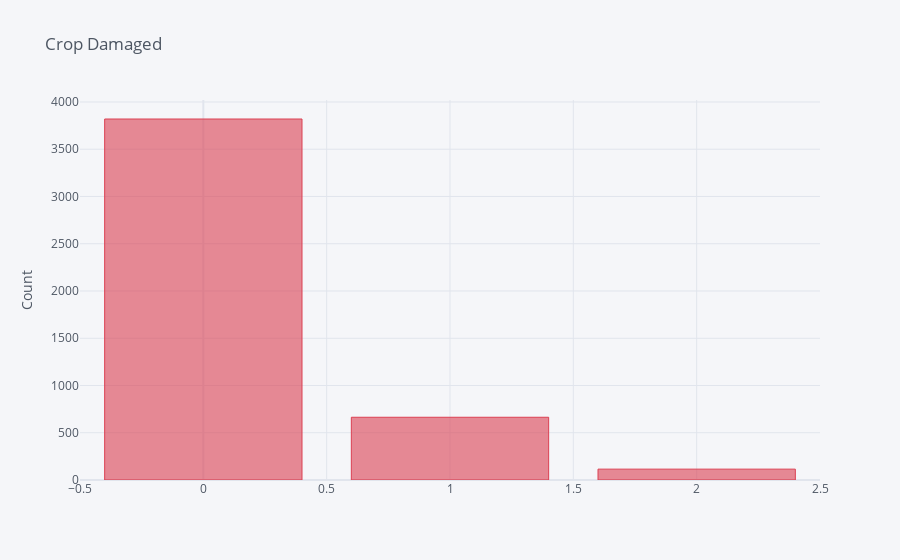

Notebook cell for this chart:
### Code cell
# value count for the target variable.
train_d.Crop_Damage.value_counts().iplot(kind='bar',yTitle='Count',title='Crop Damaged',color=['red'])

### Figure 1 — Plotly figure (JSON) as saved in the notebook; plotly's stock layout.template omitted (floating-point values rounded to 4 significant figures)
{"data": [{"marker": {"color": "rgba(219, 64, 82, 0.6)", "line": {"color": "rgba(219, 64, 82, 1.0)", "width": 1}}, "name": "Crop_Damage", "orientation": "v", "text": "", "type": "bar", "x": [0, 1, 2], "y": [3820, 664, 115]}], "layout": {"legend": {"bgcolor": "#F5F6F9", "font": {"color": "#4D5663"}}, "paper_bgcolor": "#F5F6F9", "plot_bgcolor": "#F5F6F9", "title": {"font": {"color": "#4D5663"}, "text": "Crop Damaged"}, "xaxis": {"gridcolor": "#E1E5ED", "showgrid": true, "tickfont": {"color": "#4D5663"}, "title": {"font": {"color": "#4D5663"}, "text": ""}, "zerolinecolor": "#E1E5ED"}, "yaxis": {"gridcolor": "#E1E5ED", "showgrid": true, "tickfont": {"color": "#4D5663"}, "title": {"font": {"color": "#4D5663"}, "text": "Count"}, "zerolinecolor": "#E1E5ED"}}}
